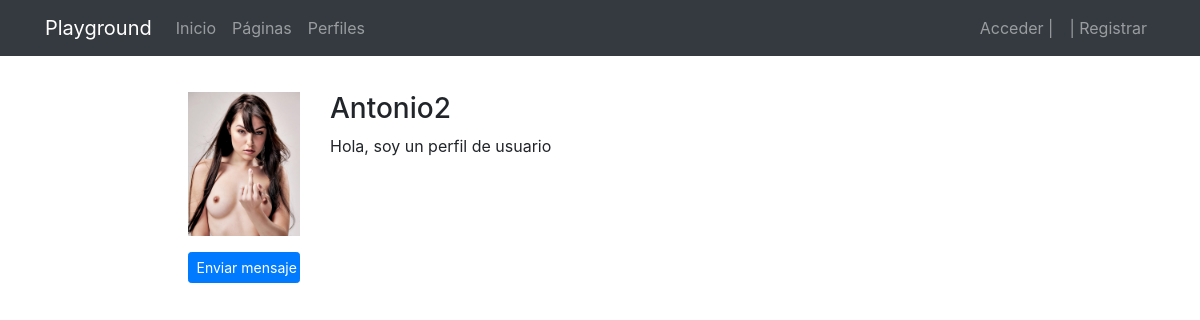
Screenshot of /profiles/Antonio2/ with the database file from the repository.
### registration/models.py (models this page shows)
class Profile(models.Model):
    user = models.OneToOneField(User, on_delete=models.CASCADE)
    avatar = models.ImageField(upload_to=custom_upload_to, null=True, blank=True)
    bio = models.TextField(null=True, blank=True)
    link = models.URLField(max_length=200, null=True, blank=True)
    class Meta:
        ordering = ['user__username']

### profiles/views.py (the view)
# urls.py: path('<username>/', ProfileDetailView.as_view(), name='detail'),
class ProfileDetailView(DetailView):
    model = Profile
    template_name = 'profiles/profile_detail.html'
    def get_object(self, queryset=None):
        return get_object_or_404(Profile, user__username=self.kwargs['username'])

### profiles/templates/profiles/profile_detail.html (shortened to what this page needs)
{% extends 'core/base.html' %}
{% load static %}
{% block content %}
<main role="main">
  <div class="container">
    <div class="row mt-3">
      <div class="col-md-9 mx-auto mb-5">
        <form action="" method="post" enctype="multipart/form-data">{% csrf_token %}
          <div class="row">
            <div class="col-md-2">
              {% if profile.avatar %}
                <img src="{{profile.avatar.url}}" class="img-fluid">
              {% else %}
                <img src="{% static 'registration/img/no-avatar.jpg' %}" class="img-fluid">
              {% endif %}
              {% if request.user != profile.user %}
              <a href="{% url 'messenger:start' profile.user.username %}" class="btn btn-primary btn-sm btn-block mt-3">
                Enviar mensaje
              </a>
              {% endif %}
            </div>
            <div class="col-md-10">
              <h3>{{profile.user}}</h3>
              {% if profile.bio %}<p>{{profile.bio}}</p>{% endif %}
            </div>
          </div>
        </form>
      </div>
    </div>
  </div>
</main>
{% endblock %}

### core/static/core/css/main.css (style rules this page uses)
main { padding-top: 20px; }
:root { --jumbotron-padding-y: 3rem; }

### rows the page displays
Profile: avatar (picture), user "Antonio2", bio "Hola, soy un perfil de usuario"
